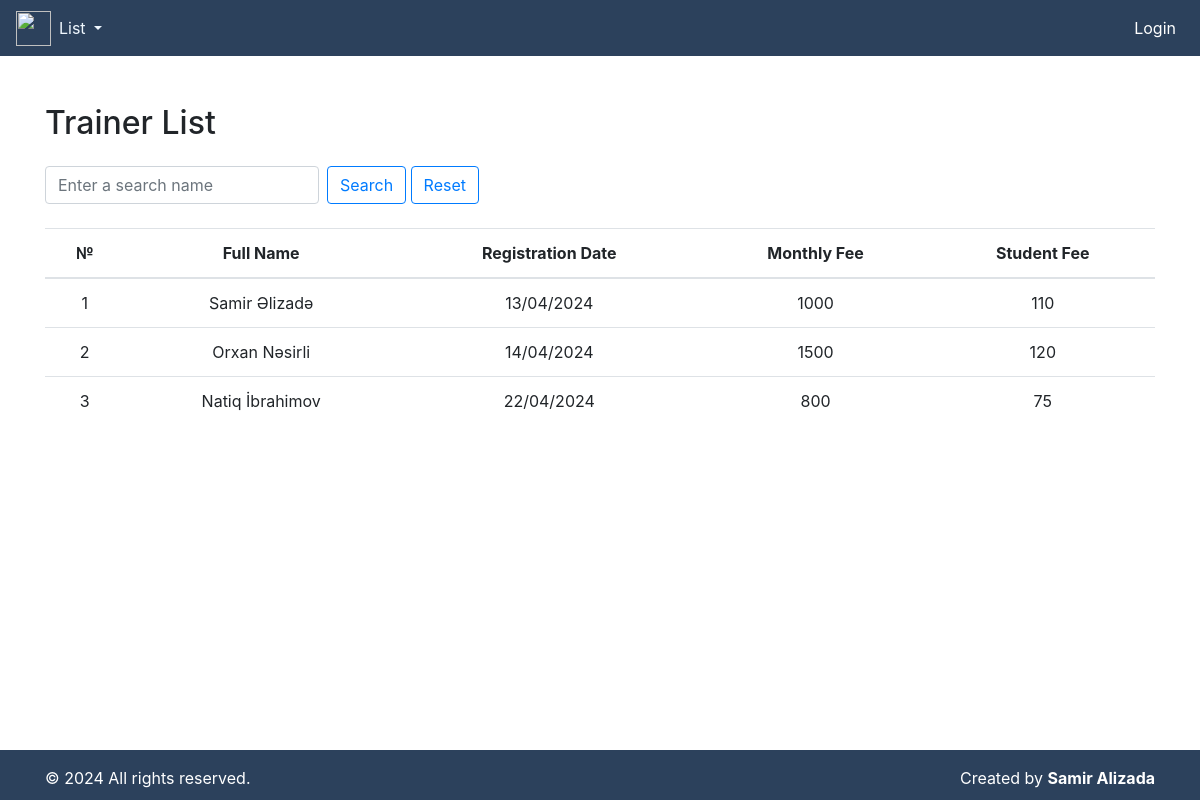
The app's page /trainer-list/ with its own data.
### fitness/models.py (models this page shows, shortened)
class Trainer(models.Model):
    full_name = models.CharField(max_length=100)
    registration_date = models.DateField(default=timezone.now)
    monthly_fee = models.IntegerField()
    student_fee = models.IntegerField()

### fitness/views.py (the view)
# urls.py: path('trainer-list/', trainer_list, name='trainer_list'),
def trainer_list(request):
    trainers = Trainer.objects.all()
    query = request.GET.get('q')
    if query:
        trainers = trainers.filter(full_name__icontains=query)
    return render(request, 'trainer_list.html', {'trainers': trainers})

### templates/trainer_list.html (shortened to what this page needs)
{% include "index.html" %}
{% block content %}
<div class="container mt-5">
    <h2 class="mb-4">Trainer List</h2>
    <form method="GET" class="mb-3">
        <div class="form-inline mb-4">
            <input type="text" name="q" class="form-control mr-sm-2" placeholder="Enter a search name">
            <button class="btn btn-outline-primary my-2 my-sm-0" type="submit">Search</button>
            <a href="{% url 'trainer_list' %}"><button class="btn btn-outline-primary my-2 my-sm-0" type="submit">Reset</button>
            </a>
        </div>
    </form>
    <table class="table text-center">
        <thead>
            <tr>
                <th scope="col">№</th>
                <th scope="col">Full Name</th>
                <th scope="col">Registration Date</th>
                <th scope="col">Monthly Fee</th>
                <th scope="col">Student Fee</th>
            </tr>
        </thead>
        <tbody>
            {% for trainer in trainers %}
            <tr>
                <td>{{ forloop.counter }}</td>
                <td>{{ trainer.full_name }}</td>
                <td>{{ trainer.registration_date|date:"d/m/Y" }}</td>
                <td>{{ trainer.monthly_fee }}</td>
                <td>{{ trainer.student_fee }}</td>
            </tr>
            {% endfor %}
        </tbody>
    </table>
</div>
{% endblock content %}

### records on screen
Trainer: full_name "Samir Əlizadə", registration_date "13/04/2024", monthly_fee "1000", student_fee "110"
Trainer: full_name "Orxan Nəsirli", registration_date "14/04/2024", monthly_fee "1500", student_fee "120"
Trainer: full_name "Natiq İbrahimov", registration_date "22/04/2024", monthly_fee "800", student_fee "75"
